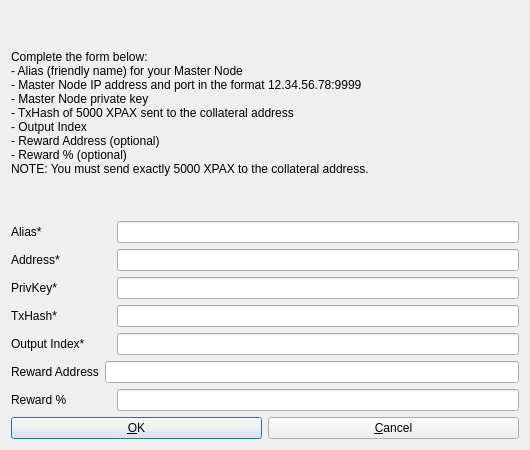
<?xml version="1.0" encoding="UTF-8"?>
<ui version="4.0">
 <class>AddEditAdrenalineNode</class>
 <widget class="QDialog" name="AddEditAdrenalineNode">
  <property name="geometry">
   <rect>
    <x>0</x>
    <y>0</y>
    <width>530</width>
    <height>450</height>
   </rect>
  </property>
  <property name="windowTitle">
   <string>Add/Edit Xpax Node</string>
  </property>
  <property name="modal">
   <bool>true</bool>
  </property>
  <layout class="QVBoxLayout" name="verticalLayout">
   <item>
    <widget class="QLabel" name="label_9">
     <property name="sizePolicy">
      <sizepolicy hsizetype="Preferred" vsizetype="Expanding">
       <horstretch>0</horstretch>
       <verstretch>0</verstretch>
      </sizepolicy>
     </property>
     <property name="text">
      <string>&lt;html&gt;&lt;head/&gt;&lt;body&gt;&lt;p&gt;Complete the form below:&lt;br/&gt;- Alias (friendly name) for your Master Node&lt;br/&gt;- Master Node IP address and port in the format 12.34.56.78:9999&lt;br/&gt;- Master Node private key&lt;br/&gt;- TxHash of 5000 XPAX sent to the collateral address&lt;br/&gt;- Output Index &lt;br/&gt;- Reward Address (optional)&lt;br/&gt;- Reward % (optional)&lt;br/&gt;NOTE: You must send exactly 5000 XPAX to the collateral address.&lt;/p&gt;&lt;/body&gt;&lt;/html&gt;</string>
     </property>
     <property name="wordWrap">
      <bool>true</bool>
     </property>
    </widget>
   </item>
   <item>
    <layout class="QHBoxLayout" name="horizontalLayout_4">
     <property name="bottomMargin">
      <number>0</number>
     </property>
     <item>
      <widget class="QLabel" name="label_4">
       <property name="sizePolicy">
        <sizepolicy hsizetype="Minimum" vsizetype="Preferred">
         <horstretch>0</horstretch>
         <verstretch>0</verstretch>
        </sizepolicy>
       </property>
       <property name="minimumSize">
        <size>
         <width>100</width>
         <height>0</height>
        </size>
       </property>
       <property name="text">
        <string>Alias*</string>
       </property>
      </widget>
     </item>
     <item>
      <widget class="QLineEdit" name="aliasLineEdit">
       <property name="enabled">
        <bool>true</bool>
       </property>
      </widget>
     </item>
    </layout>
   </item>
   <item>
    <layout class="QHBoxLayout" name="horizontalLayout_5">
     <property name="bottomMargin">
      <number>0</number>
     </property>
     <item>
      <widget class="QLabel" name="label_6">
       <property name="sizePolicy">
        <sizepolicy hsizetype="Minimum" vsizetype="Preferred">
         <horstretch>0</horstretch>
         <verstretch>0</verstretch>
        </sizepolicy>
       </property>
       <property name="minimumSize">
        <size>
         <width>100</width>
         <height>0</height>
        </size>
       </property>
       <property name="text">
        <string>Address*</string>
       </property>
      </widget>
     </item>
     <item>
      <widget class="QLineEdit" name="addressLineEdit"/>
     </item>
    </layout>
   </item>
   <item>
    <layout class="QHBoxLayout" name="horizontalLayout_3">
     <property name="bottomMargin">
      <number>0</number>
     </property>
     <item>
      <widget class="QLabel" name="label_5">
       <property name="sizePolicy">
        <sizepolicy hsizetype="Minimum" vsizetype="Preferred">
         <horstretch>0</horstretch>
         <verstretch>0</verstretch>
        </sizepolicy>
       </property>
       <property name="minimumSize">
        <size>
         <width>100</width>
         <height>0</height>
        </size>
       </property>
       <property name="text">
        <string>PrivKey*</string>
       </property>
      </widget>
     </item>
     <item>
      <widget class="QLineEdit" name="privkeyLineEdit"/>
     </item>
    </layout>
   </item>
   <item>
    <layout class="QHBoxLayout" name="horizontalLayout_2">
     <property name="bottomMargin">
      <number>0</number>
     </property>
     <item>
      <widget class="QLabel" name="label_2">
       <property name="sizePolicy">
        <sizepolicy hsizetype="Minimum" vsizetype="Preferred">
         <horstretch>0</horstretch>
         <verstretch>0</verstretch>
        </sizepolicy>
       </property>
       <property name="minimumSize">
        <size>
         <width>100</width>
         <height>0</height>
        </size>
       </property>
       <property name="text">
        <string>TxHash*</string>
       </property>
      </widget>
     </item>
     <item>
      <widget class="QLineEdit" name="txhashLineEdit"/>
     </item>
    </layout>
   </item>
   <item>
    <layout class="QHBoxLayout" name="horizontalLayout_8">
     <property name="bottomMargin">
      <number>0</number>
     </property>
     <item>
      <widget class="QLabel" name="label_8">
       <property name="sizePolicy">
        <sizepolicy hsizetype="Minimum" vsizetype="Preferred">
         <horstretch>0</horstretch>
         <verstretch>0</verstretch>
        </sizepolicy>
       </property>
       <property name="minimumSize">
        <size>
         <width>100</width>
         <height>0</height>
        </size>
       </property>
       <property name="text">
        <string>Output Index*</string>
       </property>
      </widget>
     </item>
     <item>
      <widget class="QLineEdit" name="outputindexLineEdit"/>
     </item>
    </layout>
   </item>
   <item>
    <layout class="QHBoxLayout" name="horizontalLayout_6">
     <property name="bottomMargin">
      <number>0</number>
     </property>
     <item>
      <widget class="QLabel" name="label_3">
       <property name="text">
        <string>Reward Address</string>
       </property>
      </widget>
     </item>
     <item>
      <widget class="QLineEdit" name="rewardaddressLineEdit">
       <property name="sizePolicy">
        <sizepolicy hsizetype="Expanding" vsizetype="Fixed">
         <horstretch>0</horstretch>
         <verstretch>0</verstretch>
        </sizepolicy>
       </property>
      </widget>
     </item>
    </layout>
   </item>
   <item>
    <layout class="QHBoxLayout" name="horizontalLayout_7">
     <property name="bottomMargin">
      <number>0</number>
     </property>
     <item>
      <widget class="QLabel" name="label_7">
       <property name="sizePolicy">
        <sizepolicy hsizetype="Minimum" vsizetype="Preferred">
         <horstretch>0</horstretch>
         <verstretch>0</verstretch>
        </sizepolicy>
       </property>
       <property name="minimumSize">
        <size>
         <width>100</width>
         <height>0</height>
        </size>
       </property>
       <property name="text">
        <string>Reward %</string>
       </property>
      </widget>
     </item>
     <item>
      <widget class="QLineEdit" name="rewardpercentageLineEdit">
       <property name="minimumSize">
        <size>
         <width>125</width>
         <height>0</height>
        </size>
       </property>
      </widget>
     </item>
    </layout>
   </item>
   <item>
    <layout class="QHBoxLayout" name="horizontalLayout_Buttons">
     <item>
      <widget class="QPushButton" name="okButton">
       <property name="text">
        <string>&amp;OK</string>
       </property>
      </widget>
     </item>
     <item>
      <widget class="QPushButton" name="cancelButton">
       <property name="text">
        <string>&amp;Cancel</string>
       </property>
       <property name="autoDefault">
        <bool>false</bool>
       </property>
      </widget>
     </item>
    </layout>
   </item>
  </layout>
 </widget>
 <resources/>
 <connections/>
</ui>
